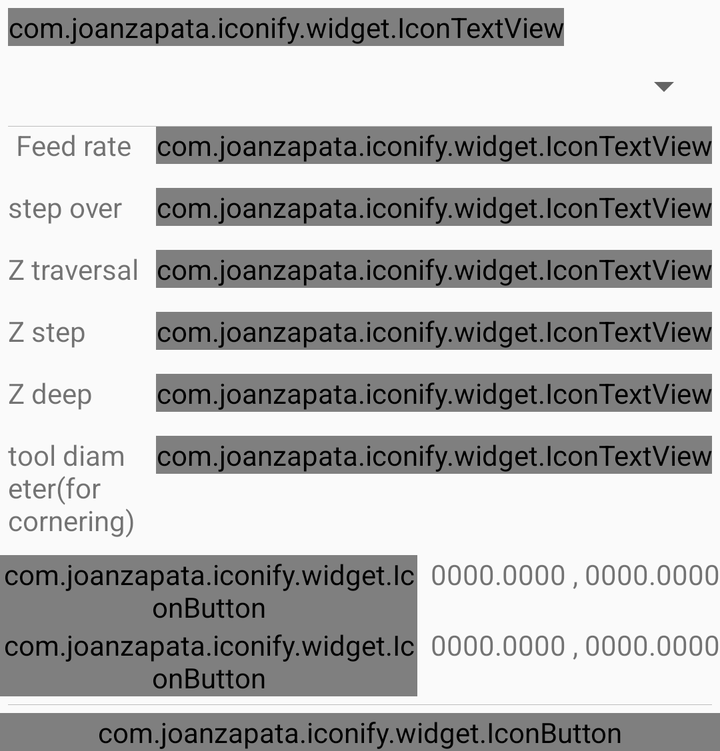
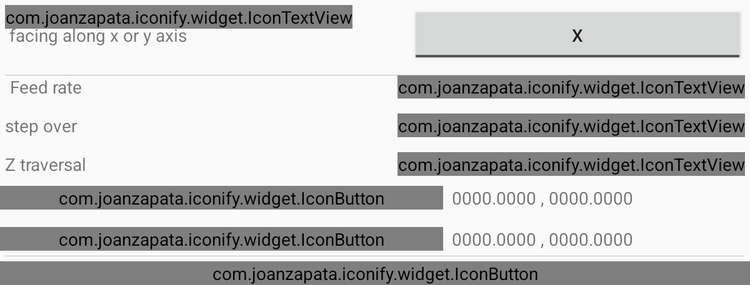

One screen, two layout resources from the same app: the default and the repository's alternative for another configuration. Each is rendered where Android would select it; the XML of both is given below.
<!-- AndroidManifest.xml: application theme AppTheme -->
<!-- res/layout/fragment_cam_tab.xml -->
<layout xmlns:tools="http://schemas.android.com/tools"
    xmlns:android="http://schemas.android.com/apk/res/android">

    <data>
        <variable name="machineStatus" type="in.co.gorest.grblcontroller.listeners.MachineStatusListener" />
    </data>

    <ScrollView
        android:fillViewport="true"
        android:layout_width="match_parent"
        android:layout_height="wrap_content">

        <LinearLayout
            android:orientation="vertical"
            android:layout_width="match_parent"
            android:layout_height="wrap_content">

            <RelativeLayout
                android:id="@+id/cam_help"
                android:padding="4dp"
                android:clickable="true" android:focusable="true"
                android:foreground="?android:attr/selectableItemBackground"
                android:layout_width="match_parent"
                android:layout_height="wrap_content">







                <com.joanzapata.iconify.widget.IconTextView
                    android:layout_width="wrap_content"
                    android:layout_height="wrap_content"
                    android:layout_alignParentStart="true"
                    android:text="On the fly cam"
                    tools:ignore="RelativeOverlap" />


            </RelativeLayout>

            <RelativeLayout
                android:id="@+id/job_type_view"
                android:padding="4dp"
                android:clickable="true" android:focusable="true"
                android:foreground="?android:attr/selectableItemBackground"
                android:layout_width="match_parent"
                android:layout_height="wrap_content">


                <Spinner
                    android:id="@+id/job_type_spinner"
                    android:layout_width="match_parent"
                    android:layout_height="wrap_content"
                    android:entries="@array/job_type_list"
                    android:text="Job type" />

            </RelativeLayout>




























            <RelativeLayout
                android:id="@+id/cam_feed_rate_view"
                android:clickable="true" android:focusable="true"
                android:foreground="?android:attr/selectableItemBackground"
                android:padding="4dp"
                android:layout_marginBottom="4dp"
                android:layout_width="match_parent"
                android:layout_height="wrap_content">

                <TextView
                    android:layout_width="wrap_content"
                    android:layout_height="wrap_content"
                    android:layout_alignParentStart="true"
                    android:layout_marginStart="4dp"
                    android:layout_marginEnd="-20dp"
                    android:layout_toStartOf="@+id/cam_feed_rate"
                    android:text="@string/text_probing_feed_rate" />

                <com.joanzapata.iconify.widget.IconTextView
                    android:id="@+id/cam_feed_rate"
                    android:layout_width="wrap_content"
                    android:layout_height="wrap_content"
                    android:layout_alignParentEnd="true"
                    android:text="10"
                    tools:ignore="HardcodedText" />

                <View
                    android:layout_width="fill_parent"
                    android:layout_height="0.2dp"
                    android:background="@color/colorDivider" />

            </RelativeLayout>

            <RelativeLayout
                android:id="@+id/cam_step_over_view"
                android:clickable="true" android:focusable="true"
                android:foreground="?android:attr/selectableItemBackground"
                android:padding="4dp"
                android:layout_marginBottom="4dp"
                android:layout_width="match_parent"
                android:layout_height="wrap_content">

                <TextView
                    android:layout_width="wrap_content"
                    android:layout_height="wrap_content"
                    android:layout_alignParentStart="true"
                    android:layout_toStartOf="@+id/cam_step_over"
                    android:text="step over" />

                <com.joanzapata.iconify.widget.IconTextView
                    android:id="@+id/cam_step_over"
                    android:layout_width="wrap_content"
                    android:layout_height="wrap_content"
                    android:layout_alignParentEnd="true"
                    android:text="2.0"
                    tools:ignore="HardcodedText" />

            </RelativeLayout>
            <RelativeLayout
                android:id="@+id/cam_z_traversal_view"
                android:clickable="true" android:focusable="true"
                android:foreground="?android:attr/selectableItemBackground"
                android:padding="4dp"
                android:layout_marginBottom="4dp"
                android:layout_width="match_parent"
                android:layout_height="wrap_content">

                <TextView
                    android:layout_width="wrap_content"
                    android:layout_height="wrap_content"
                    android:layout_alignParentStart="true"
                    android:layout_toStartOf="@+id/cam_z_traversal"
                    android:text="Z traversal" />

                <com.joanzapata.iconify.widget.IconTextView
                    android:id="@+id/cam_z_traversal"
                    android:layout_width="wrap_content"
                    android:layout_height="wrap_content"
                    android:layout_alignParentEnd="true"
                    android:text="2.0"
                    tools:ignore="HardcodedText" />

            </RelativeLayout>
            <RelativeLayout
                android:id="@+id/cam_z_step_view"
                android:clickable="true" android:focusable="true"
                android:foreground="?android:attr/selectableItemBackground"
                android:padding="4dp"
                android:layout_marginBottom="4dp"
                android:layout_width="match_parent"
                android:layout_height="wrap_content">

                <TextView
                    android:layout_width="wrap_content"
                    android:layout_height="wrap_content"
                    android:layout_alignParentStart="true"
                    android:layout_toStartOf="@+id/cam_z_step"
                    android:text="Z step" />

                <com.joanzapata.iconify.widget.IconTextView
                    android:id="@+id/cam_z_step"
                    android:layout_width="wrap_content"
                    android:layout_height="wrap_content"
                    android:layout_alignParentEnd="true"
                    android:text="0.0"
                    tools:ignore="HardcodedText" />

            </RelativeLayout>
            <RelativeLayout
                android:id="@+id/cam_z_deep_view"
                android:clickable="true" android:focusable="true"
                android:foreground="?android:attr/selectableItemBackground"
                android:padding="4dp"
                android:layout_marginBottom="4dp"
                android:layout_width="match_parent"
                android:layout_height="wrap_content">

                <TextView
                    android:layout_width="wrap_content"
                    android:layout_height="wrap_content"
                    android:layout_alignParentStart="true"
                    android:layout_toStartOf="@+id/cam_z_deep"
                    android:text="Z deep" />

                <com.joanzapata.iconify.widget.IconTextView
                    android:id="@+id/cam_z_deep"
                    android:layout_width="wrap_content"
                    android:layout_height="wrap_content"
                    android:layout_alignParentEnd="true"
                    android:text="0.0"
                    tools:ignore="HardcodedText" />

            </RelativeLayout>

            <RelativeLayout
                android:id="@+id/cam_tool_dia_view"
                android:clickable="true" android:focusable="true"
                android:foreground="?android:attr/selectableItemBackground"
                android:padding="4dp"
                android:layout_marginBottom="4dp"
                android:layout_width="match_parent"
                android:layout_height="wrap_content">

                <TextView
                    android:layout_width="wrap_content"
                    android:layout_height="wrap_content"
                    android:layout_alignParentStart="true"
                    android:layout_toStartOf="@+id/cam_tool_dia"
                    android:text="tool diameter(for cornering)" />

                <com.joanzapata.iconify.widget.IconTextView
                    android:id="@+id/cam_tool_dia"
                    android:layout_width="wrap_content"
                    android:layout_height="wrap_content"
                    android:layout_alignParentEnd="true"
                    android:text="10.0"
                    tools:ignore="HardcodedText" />

            </RelativeLayout>

            <TableLayout
                android:layout_centerHorizontal="true"
                android:stretchColumns="*"
                android:layout_width="match_parent"
                android:layout_height="wrap_content"
                tools:ignore="ObsoleteLayoutParam">

                <TableRow tools:ignore="UselessParent">

                    <com.joanzapata.iconify.widget.IconButton
                        android:id="@+id/cam_from"
                        android:layout_width="wrap_content"
                        android:layout_height="wrap_content"
                        android:layout_weight="0.33"
                        android:enabled="@{machineStatus.state.equals(machineStatus.STATE_IDLE)}"
                        android:text="Set Coord From" />

                    <TextView
                        android:id="@+id/cam_from_text"
                        android:layout_width="wrap_content"
                        android:layout_height="33dp"
                        android:layout_alignParentStart="true"
                        android:layout_toStartOf="@+id/cam_from"
                        android:text="  0000.0000 , 0000.0000"
                        android:freezesText="true"
                        />

                </TableRow>
                <TableRow tools:ignore="UselessParent">

                    <com.joanzapata.iconify.widget.IconButton
                        android:id="@+id/cam_to"
                        android:layout_width="wrap_content"
                        android:layout_height="wrap_content"
                        android:layout_weight="0.33"
                        android:enabled="@{machineStatus.state.equals(machineStatus.STATE_IDLE)}"
                        android:text="Set Coord To" />

                    <TextView
                        android:id="@+id/cam_to_text"
                        android:layout_width="wrap_content"
                        android:layout_height="wrap_content"
                        android:layout_alignParentStart="true"
                        android:layout_toStartOf="@+id/cam_to"
                        android:text="  0000.0000 , 0000.0000"
                        android:freezesText="true"
                        />

                </TableRow>


            </TableLayout>











            <View android:layout_margin="4dp" android:layout_height="0.2dp" android:background="@color/colorDivider" android:layout_width="fill_parent"/>

            <TableLayout
                android:layout_centerHorizontal="true"
                android:stretchColumns="*"
                android:layout_width="match_parent"
                android:layout_height="wrap_content"
                tools:ignore="ObsoleteLayoutParam">

                <TableRow tools:ignore="UselessParent">

                    <com.joanzapata.iconify.widget.IconButton
                        android:layout_weight="0.33"
                        android:id="@+id/start_cam_calc"
                        android:text="Write job file"

                        android:layout_width="wrap_content"
                        android:layout_height="wrap_content" />

                </TableRow>

            </TableLayout>

        </LinearLayout>

    </ScrollView>

</layout>
<!-- resources referenced by this layout -->
<resources>
  <color name="colorDivider">#bdbdbd</color>
  <string name="text_probing_feed_rate">Feed rate</string>
  <style name="AppTheme" parent="Theme.AppCompat.Light.DarkActionBar">
          
          <item name="colorPrimary">@color/colorPrimary</item>
          <item name="colorPrimaryDark">@color/colorPrimaryDark</item>
          <item name="colorAccent">@color/colorAccent</item>
          <item name="android:windowFullscreen">true</item>
  		<item name="android:navigationBarColor" tools:targetApi="lollipop">@color/colorPrimaryDark</item>
      </style>
  <color name="colorPrimary">#d50000</color>
  <color name="colorPrimaryDark">#9b0000</color>
  <color name="colorAccent">#338a3e</color>
</resources>
<!-- res/layout-large/fragment_cam_tab.xml (the repository's variant of the layout above) -->
<!-- drawn on a 7-inch tablet held upright -->
<layout xmlns:tools="http://schemas.android.com/tools"
    xmlns:android="http://schemas.android.com/apk/res/android">

    <data>
        <variable name="machineStatus" type="in.co.gorest.grblcontroller.listeners.MachineStatusListener" />
    </data>

    <ScrollView
        android:fillViewport="true"
        android:layout_width="match_parent"
        android:layout_height="wrap_content">

        <LinearLayout
            android:orientation="vertical"
            android:layout_width="match_parent"
            android:layout_height="wrap_content">

            <RelativeLayout
                android:id="@+id/cam_help"
                android:padding="4dp"
                android:clickable="true" android:focusable="true"
                android:foreground="?android:attr/selectableItemBackground"
                android:layout_width="match_parent"
                android:layout_height="wrap_content">


            <TableLayout
                android:layout_centerHorizontal="true"
                android:stretchColumns="*"
                android:layout_width="match_parent"
                android:layout_height="wrap_content"
                tools:ignore="ObsoleteLayoutParam">

                <TableRow tools:ignore="UselessParent">



                    <TextView

                        android:layout_width="wrap_content"
                        android:layout_height="33dp"
                        android:layout_alignParentStart="true"

                        android:text=" facing along x or y axis" />

                    <ToggleButton
                        android:id="@+id/button_x_or_y"
                        android:layout_width="wrap_content"
                        android:layout_height="wrap_content"
                        android:textOff="X"
                        android:textOn="Y"/>

                </TableRow>



            </TableLayout>




                <com.joanzapata.iconify.widget.IconTextView
                    android:layout_width="wrap_content"
                    android:layout_height="wrap_content"
                    android:layout_alignParentStart="true"
                    android:text="Facing"
                    tools:ignore="RelativeOverlap" />


            </RelativeLayout>

            <RelativeLayout
                android:id="@+id/cam_feed_rate_view"
                android:clickable="true" android:focusable="true"
                android:foreground="?android:attr/selectableItemBackground"
                android:padding="4dp"
                android:layout_marginBottom="4dp"
                android:layout_width="match_parent"
                android:layout_height="wrap_content">

                <TextView
                    android:layout_width="wrap_content"
                    android:layout_height="wrap_content"
                    android:layout_alignParentStart="true"
                    android:layout_marginStart="4dp"
                    android:layout_marginEnd="-20dp"
                    android:layout_toStartOf="@+id/cam_feed_rate"
                    android:text="@string/text_probing_feed_rate" />

                <com.joanzapata.iconify.widget.IconTextView
                    android:id="@+id/cam_feed_rate"
                    android:layout_width="wrap_content"
                    android:layout_height="wrap_content"
                    android:layout_alignParentEnd="true"
                    android:text="10"
                    tools:ignore="HardcodedText" />

                <View
                    android:layout_width="fill_parent"
                    android:layout_height="0.2dp"
                    android:background="@color/colorDivider" />

            </RelativeLayout>

            <RelativeLayout
                android:id="@+id/cam_step_over_view"
                android:clickable="true" android:focusable="true"
                android:foreground="?android:attr/selectableItemBackground"
                android:padding="4dp"
                android:layout_marginBottom="4dp"
                android:layout_width="match_parent"
                android:layout_height="wrap_content">

                <TextView
                    android:layout_width="wrap_content"
                    android:layout_height="wrap_content"
                    android:layout_alignParentStart="true"
                    android:layout_toStartOf="@+id/cam_step_over"
                    android:text="step over" />

                <com.joanzapata.iconify.widget.IconTextView
                    android:id="@+id/cam_step_over"
                    android:layout_width="wrap_content"
                    android:layout_height="wrap_content"
                    android:layout_alignParentEnd="true"
                    android:text="2.0"
                    tools:ignore="HardcodedText" />

            </RelativeLayout>
            <RelativeLayout
                android:id="@+id/cam_z_traversal_view"
                android:clickable="true" android:focusable="true"
                android:foreground="?android:attr/selectableItemBackground"
                android:padding="4dp"
                android:layout_marginBottom="4dp"
                android:layout_width="match_parent"
                android:layout_height="wrap_content">

                <TextView
                    android:layout_width="wrap_content"
                    android:layout_height="wrap_content"
                    android:layout_alignParentStart="true"
                    android:layout_toStartOf="@+id/cam_z_traversal"
                    android:text="Z traversal" />

                <com.joanzapata.iconify.widget.IconTextView
                    android:id="@+id/cam_z_traversal"
                    android:layout_width="wrap_content"
                    android:layout_height="wrap_content"
                    android:layout_alignParentEnd="true"
                    android:text="2.0"
                    tools:ignore="HardcodedText" />

            </RelativeLayout>

            <TableLayout
                android:layout_centerHorizontal="true"
                android:stretchColumns="*"
                android:layout_width="match_parent"
                android:layout_height="wrap_content"
                tools:ignore="ObsoleteLayoutParam">

                <TableRow tools:ignore="UselessParent">

                    <com.joanzapata.iconify.widget.IconButton
                        android:id="@+id/cam_from"
                        android:layout_width="wrap_content"
                        android:layout_height="wrap_content"
                        android:layout_weight="0.33"
                        android:enabled="@{machineStatus.state.equals(machineStatus.STATE_IDLE)}"
                        android:text="Set Facing Coord From" />

                    <TextView
                        android:id="@+id/cam_from_text"
                        android:layout_width="wrap_content"
                        android:layout_height="33dp"
                        android:layout_alignParentStart="true"
                        android:layout_toStartOf="@+id/cam_from"
                        android:text="  0000.0000 , 0000.0000"
                        android:freezesText="true"
                        />

                </TableRow>
                <TableRow tools:ignore="UselessParent">

                <com.joanzapata.iconify.widget.IconButton
                    android:id="@+id/cam_to"
                    android:layout_width="wrap_content"
                    android:layout_height="wrap_content"
                    android:layout_weight="0.33"
                    android:enabled="@{machineStatus.state.equals(machineStatus.STATE_IDLE)}"
                    android:text="Set Facing Coord To" />

                <TextView
                    android:id="@+id/cam_to_text"
                    android:layout_width="wrap_content"
                    android:layout_height="wrap_content"
                    android:layout_alignParentStart="true"
                    android:layout_toStartOf="@+id/cam_to"
                    android:text="  0000.0000 , 0000.0000"
                    android:freezesText="true"
                    />

            </TableRow>


            </TableLayout>











            <View android:layout_margin="4dp" android:layout_height="0.2dp" android:background="@color/colorDivider" android:layout_width="fill_parent"/>

            <TableLayout
                android:layout_centerHorizontal="true"
                android:stretchColumns="*"
                android:layout_width="match_parent"
                android:layout_height="wrap_content"
                tools:ignore="ObsoleteLayoutParam">

                <TableRow tools:ignore="UselessParent">

                    <com.joanzapata.iconify.widget.IconButton
                        android:layout_weight="0.33"
                        android:id="@+id/start_cam_calc"
                        android:text="Do Facing"

                        android:layout_width="wrap_content"
                        android:layout_height="wrap_content" />

                </TableRow>

            </TableLayout>

        </LinearLayout>

    </ScrollView>

</layout>
